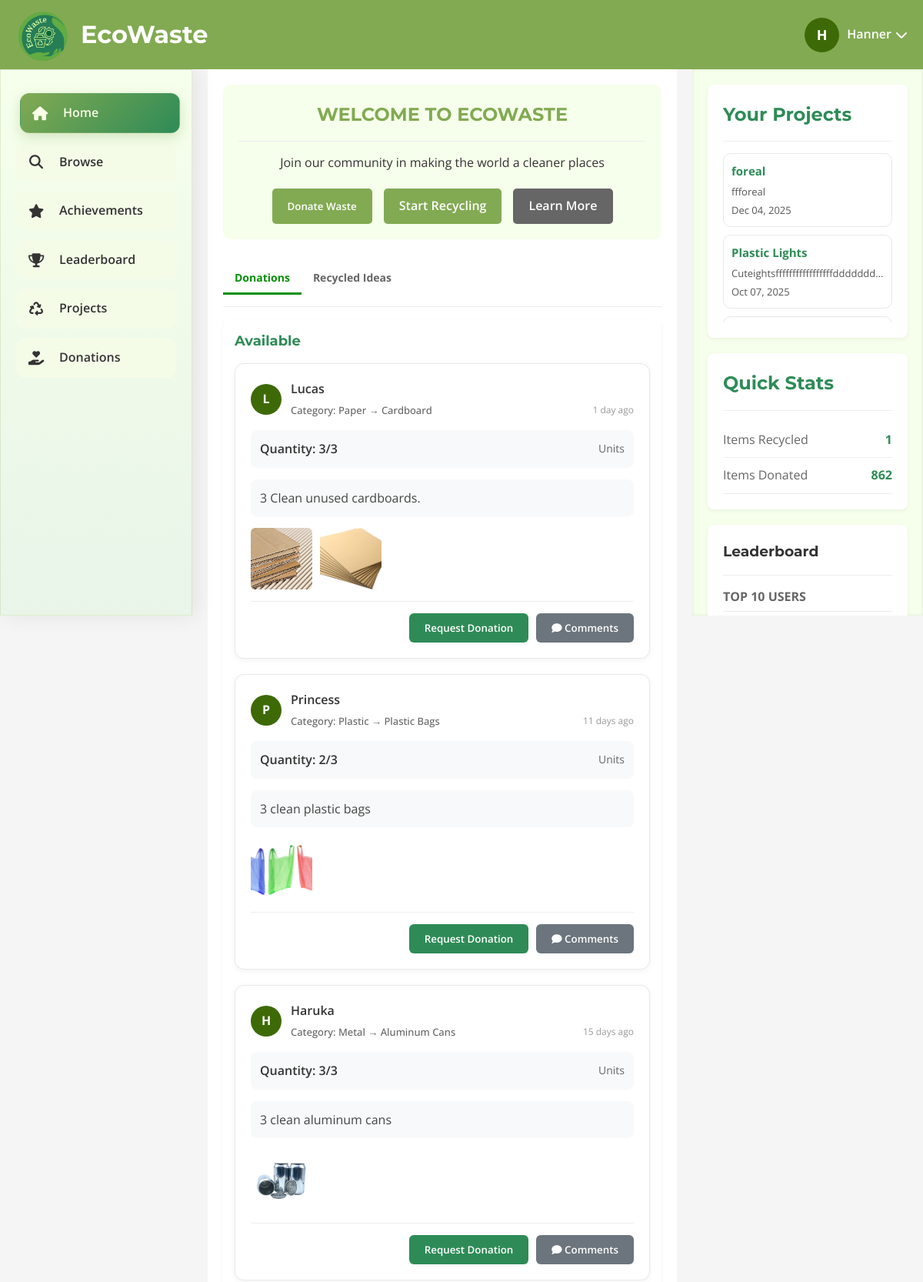
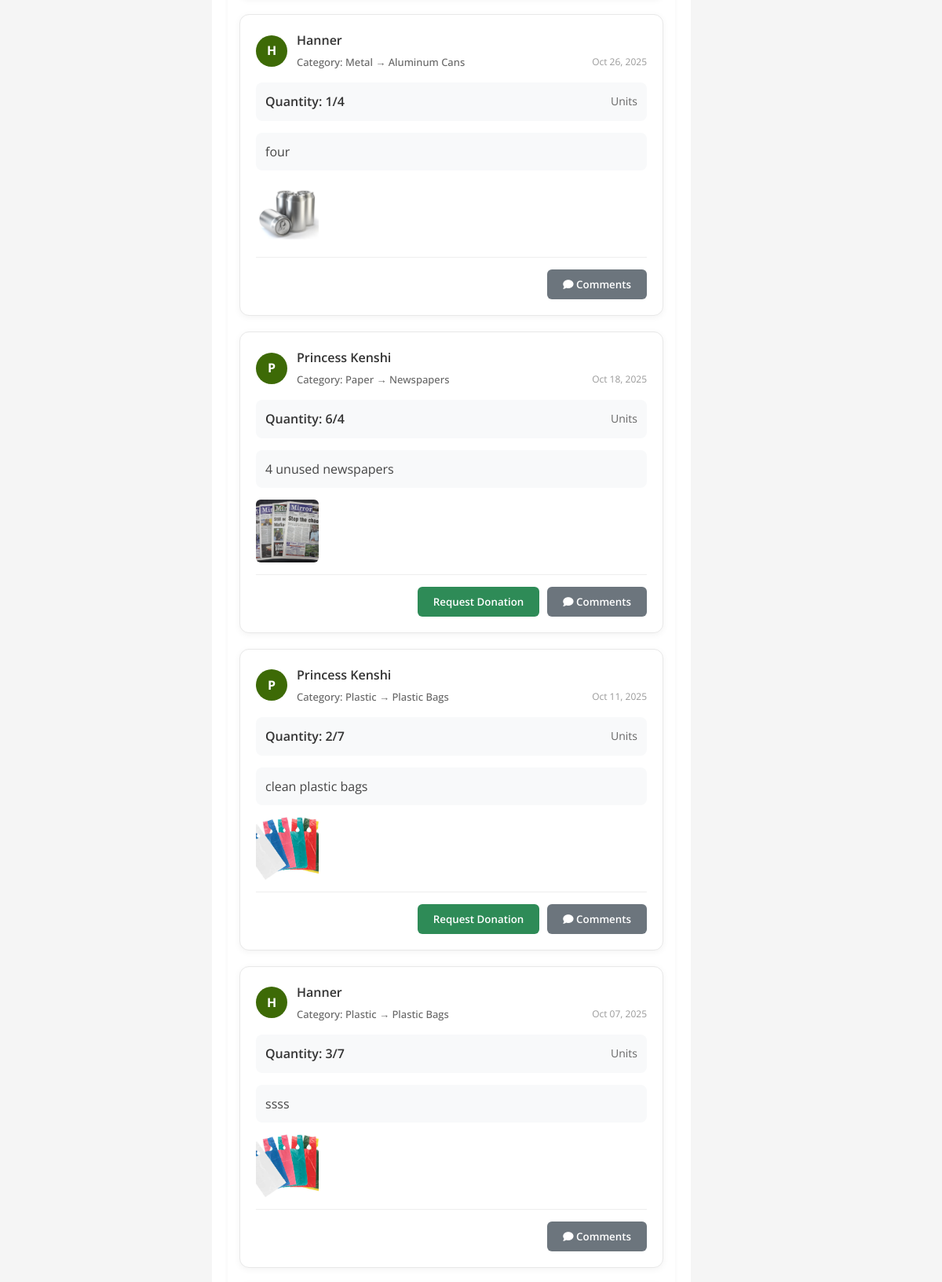
The page /homepage.php (signed in, upper part) on the database its author committed (2 pictures, top to bottom).
### tables this page shows
CREATE TABLE `users` (
  `user_id` int(11) NOT NULL,
  `google_id` varchar(255) DEFAULT NULL,
  `email` varchar(100) NOT NULL,
  `password_hash` varchar(255) NOT NULL,
  `first_name` varchar(50) NOT NULL,
  `middle_name` varchar(50) DEFAULT NULL,
  `last_name` varchar(50) NOT NULL,
  `avatar` varchar(500) DEFAULT NULL,
  `contact_number` varchar(20) NOT NULL,
  `address` text NOT NULL,
  `city` varchar(50) NOT NULL,
  `zip_code` varchar(20) NOT NULL,
  `created_at` timestamp NOT NULL DEFAULT current_timestamp(),
  `points` int(11) DEFAULT 0,
  `verification_code` varchar(10) DEFAULT NULL,
  `verified` tinyint(1) DEFAULT 0,
  `remember_token` varchar(255) DEFAULT NULL,
  `token_expiry` datetime DEFAULT NULL,
  `is_verified` tinyint(1) DEFAULT 0,
  `verification_token` varchar(100) DEFAULT NULL
);

CREATE TABLE `donations` (
  `donation_id` int(11) NOT NULL,
  `donor_id` int(11) NOT NULL,
  `item_name` varchar(255) NOT NULL,
  `category` varchar(100) DEFAULT NULL,
  `subcategory` varchar(255) DEFAULT NULL,
  `quantity` int(11) NOT NULL,
  `total_quantity` int(11) NOT NULL,
  `status` varchar(50) DEFAULT 'Available',
  `donated_at` datetime DEFAULT current_timestamp(),
  `claimed_by_name` varchar(255) DEFAULT NULL,
  `project_name` varchar(255) DEFAULT NULL,
  `delivered_at` datetime DEFAULT NULL,
  `requested_by` int(11) DEFAULT NULL,
  `requested_at` datetime DEFAULT NULL,
  `receiver_id` int(11) DEFAULT NULL,
  `received_at` datetime DEFAULT NULL,
  `donor_name` varchar(255) DEFAULT NULL,
  `image_path` varchar(255) DEFAULT NULL,
  `description` text DEFAULT NULL
);

CREATE TABLE `projects` (
  `project_id` int(11) NOT NULL,
  `user_id` int(11) NOT NULL,
  `project_name` varchar(255) NOT NULL,
  `description` text DEFAULT NULL,
  `created_at` datetime DEFAULT current_timestamp(),
  `status` varchar(50) DEFAULT 'In Progress',
  `completed_at` datetime DEFAULT NULL
);

CREATE TABLE `user_stats` (
  `stat_id` int(11) NOT NULL,
  `user_id` int(11) NOT NULL,
  `projects_completed` int(11) DEFAULT 0,
  `achievements_earned` int(11) DEFAULT 0,
  `badges_earned` int(11) DEFAULT 0,
  `items_donated` int(11) DEFAULT 0,
  `items_recycled` int(11) DEFAULT 0,
  `plastic_recycled` int(11) DEFAULT 0,
  `paper_recycled` int(11) DEFAULT 0,
  `glass_recycled` int(11) DEFAULT 0,
  `metal_recycled` int(11) DEFAULT 0,
  `points` int(11) DEFAULT 0,
  `projects_created` int(11) DEFAULT 0,
  `total_points` int(11) NOT NULL DEFAULT 0
);

### homepage.php (the view, shortened to what this page needs)
<?php
$conn = getDBConnection();
function getTimeAgo($timestamp) {
    $currentTime = time();
    $timeDiff = $currentTime - strtotime($timestamp);
    if ($timeDiff < 60) return 'just now';
    elseif ($timeDiff < 3600) return floor($timeDiff / 60) . ' min ago';
    elseif ($timeDiff < 86400) return floor($timeDiff / 3600) . ' hour' . (floor($timeDiff / 3600) > 1 ? 's' : '') . ' ago';
    elseif ($timeDiff < 2592000) return floor($timeDiff / 86400) . ' day' . (floor($timeDiff / 86400) > 1 ? 's' : '') . ' ago';
    else return date('M d, Y', strtotime($timestamp));
}
$stmt = $conn->prepare("SELECT * FROM users WHERE user_id = ?");
$stmt->bind_param("i", $_SESSION['user_id']);
$stmt->execute();
$user = $stmt->get_result()->fetch_assoc();
$donations = [];
$result = $conn->query("SELECT * FROM donations WHERE status='Available' ORDER BY donated_at DESC");
while ($row = $result->fetch_assoc()) $donations[] = $row;
$stats = $conn->query("SELECT * FROM user_stats WHERE user_id = {$user['user_id']}")->fetch_assoc();
$projects = [];
$result = $conn->query("SELECT * FROM projects WHERE user_id = {$user['user_id']} ORDER BY created_at DESC");
while ($row = $result->fetch_assoc()) $projects[] = $row;
?>
<!DOCTYPE html>
<html lang="en">
<head>
    <link rel="stylesheet" href="assets/css/homepage.css">
    <link rel="stylesheet" href="https://cdnjs.cloudflare.com/ajax/libs/font-awesome/6.4.0/css/all.min.css">
</head>
<body>
        <header>
            <div class="logo-container">
                <div class="logo">
                    <img src="assets/img/ecowaste_logo.png" alt="EcoWaste Logo">
                </div>
                <h1>EcoWaste</h1>
            </div>
            <div class="user-profile" id="userProfile">
                <div class="profile-pic">
                    <?= strtoupper(substr(htmlspecialchars($user['first_name']), 0, 1)) ?>
                </div>
                <span class="profile-name"><?= htmlspecialchars($user['first_name']) ?></span>
                <i class="fas fa-chevron-down dropdown-arrow"></i>
            </div>
        </header>
    <div class="container">
        <aside class="sidebar">
            <nav>
                <ul>
                    <li><a href="homepage.php" class="active"><i class="fas fa-home"></i>Home</a></li>
                    <li><a href="browse.php" ><i class="fas fa-search"></i>Browse</a></li>
                    <li><a href="achievements.php"><i class="fas fa-star"></i>Achievements</a></li>
                    <li><a href="leaderboard.php"><i class="fas fa-trophy"></i>Leaderboard</a></li>
                    <li><a href="projects.php"><i class="fas fa-recycle"></i>Projects</a></li>
                    <li><a href="donations.php"><i class="fas fa-hand-holding-heart"></i>Donations</a></li>
                </ul>
            </nav>
        </aside>
        <main class="main-content">
            <div class="welcome-card">
                <h2>WELCOME TO ECOWASTE</h2>
                <div class="divider"></div>
                <p>Join our community in making the world a cleaner places</p>
                <div class="btn-container">
                    <button type="button" class="btn" id="donateWasteBtn" role="button" tabindex="0">Donate Waste</button>
                    <a href="start_project.php" class="btn">Start Recycling</a>
                    <a href="learn_more.php" class="btn" style="background-color: #666;">Learn More</a>
                </div>
            </div>
            <div class="tab-container">
                <button class="tab-btn active" onclick="openTab('donations')">Donations</button>
                <button class="tab-btn" onclick="openTab('recycled-ideas')">Recycled Ideas</button>
            </div>
            <div class="divider"></div>
<div id="donations" class="tab-content" style="display: block;">
    <div class="section-card">
        <h3>Available</h3>
        <div id="availableDonationsContainer">
            <?php if (count($donations) === 0): ?>
                <p>No donations available.</p>
            <?php else: ?>
                <?php foreach ($donations as $donation): ?>
                <div class="donation-post">
    <div class="donation-user-header">
        <div class="user-avatar">
            <?php
                $donor_stmt = $conn->prepare("SELECT user_id, first_name FROM users WHERE user_id = ?");
                $donor_stmt->bind_param("i", $donation['donor_id']);
                $donor_stmt->execute();
                $donor_result = $donor_stmt->get_result();
                $donor = $donor_result->fetch_assoc();
                $donor_initial = strtoupper(substr(htmlspecialchars($donor['first_name']), 0, 1));
            ?>
            <?= $donor_initial ?>
        </div>
        <div class="user-info">
            <div class="user-name">
                <a href="profile_view.php?user_id=<?= $donor['user_id'] ?>" class="profile-link">
                    <?= htmlspecialchars($donor['first_name']) ?>
                </a>
            </div>
            <div class="donation-meta">
                <span class="category">Category: <?= htmlspecialchars($donation['category']) ?>
                    <?php if (!empty($donation['subcategory'])): ?>
                        → <?= htmlspecialchars($donation['subcategory']) ?>
                    <?php endif; ?>
                </span>
                <span class="time-ago"><?= getTimeAgo($donation['donated_at']) ?></span>
            </div>
        </div>
    </div>
    <div class="quantity-info">
        <div class="quantity-label">
        Quantity: <?= htmlspecialchars($donation['quantity']) ?>/<?= htmlspecialchars($donation['total_quantity']) ?>
        </div>
        <div class="quantity-unit">Units</div>
    </div>
    <?php if (!empty($donation['description'])): ?>
    <div class="donation-description">
        <p><?= nl2br(htmlspecialchars($donation['description'])) ?></p>
    </div>
    <?php endif; ?>
    <?php if (!empty($donation['image_path'])): ?>
        <?php
        $images = json_decode($donation['image_path'], true);
        if (is_array($images) && !empty($images)): ?>
            <div class="donation-images">
                <?php foreach ($images as $image): ?>
                    <img src="<?= htmlspecialchars($image) ?>" alt="<?= htmlspecialchars($donation['item_name']) ?>" class="donation-image" onclick="openPhotoZoom('<?= htmlspecialchars($image) ?>')">
                <?php endforeach; ?>
            </div>
        <?php endif; ?>
    <?php endif; ?>
                    <div class="donation-actions">
                            <?php if ($donation['donor_id'] != $_SESSION['user_id']): ?>
                            <button type="button" class="request-btn"
        onclick="openRequestPopup(<?= $donation['donation_id'] ?>, '<?= htmlspecialchars($donation['item_name']) ?>', <?= (int)$donation['quantity'] ?>)"
        <?= $donation['quantity'] <= 0 ? 'disabled' : '' ?>>
        Request Donation
    </button>
<?php endif; ?>
                        <button class="comments-btn" onclick="toggleComments(this, <?= $donation['donation_id'] ?>)">
                            <i class="fas fa-comment"></i> Comments
                        </button>
                    </div>
                </div>
                <?php endforeach; ?>
            <?php endif; ?>
        </div>
    </div>
</div>
        </main>
        <div class="right-sidebar">
            <div class="card">
                <h2>Your Projects</h2>
                <div class="divider"></div>
                <div class="projects-scroll">
                    <?php if (count($projects) === 0): ?>
                        <p>No Projects for now</p>
                    <?php else: ?>
                        <?php foreach ($projects as $project): ?>
                            <a href="project_details.php?id=<?= $project['project_id'] ?>" class="project-item-link">
                                <div class="project-item">
                                    <strong><?= htmlspecialchars($project['project_name']) ?></strong>
                                    <div><?= htmlspecialchars($project['description']) ?></div>
                                    <div class="project-date"><?= htmlspecialchars(date('M d, Y', strtotime($project['created_at']))) ?></div>
                                </div>
                            </a>
                        <?php endforeach; ?>
                    <?php endif; ?>
                </div>
            </div>
            <div class="card">
                <h2>Quick Stats</h2>
                <div class="divider"></div>
                <div class="stat-item">
                    <div class="stat-label">Items Recycled</div>
                    <div class="stat-value"><?= htmlspecialchars($stats['items_recycled'] ?? 0) ?></div>
                </div>
                <div class="stat-item">
                    <div class="stat-label">Items Donated</div>
                    <div class="stat-value"><?= htmlspecialchars($stats['items_donated'] ?? 0) ?></div>
                </div>
            </div>
            <div class="card">
                <h3>Leaderboard</h3>
                <div class="divider"></div>
                <div class="leaderboard-header">
                    <span>TOP 10 USERS</span>
                </div>
            </div>
        </div>
    </div>
</body>
</html>

### homepage.php (style rules this page uses)
.donation-post { padding: 20px; border: 1px solid #e8e8e8; border-radius: 12px; margin-bottom: 20px; background-color: #fff; box-shadow: 0 2px 8px rgba(0,0,0,0.05); }
.donation-user-header { display: flex; align-items: center; margin-bottom: 15px; }
.user-avatar { width: 40px; height: 40px; border-radius: 50%; background-color: #3d6a06; color: white; display: flex; align-items: center; justify-content: center; font-weight: bold; margin-right: 12px; flex-shrink: 0; }
.user-info { flex: 1; }
.user-name { font-weight: 600; font-size: 16px; color: #333; margin-bottom: 4px; }
.donation-meta { display: flex; flex-wrap: wrap; gap: 10px; font-size: 13px; color: #666; }
.category { font-weight: 500; }
.time-ago { color: #999; }
.quantity-info { display: flex; justify-content: space-between; align-items: center; padding: 12px; background-color: #f8f9fa; border-radius: 8px; margin-bottom: 15px; }
.quantity-label { font-weight: 600; color: #333; }
.quantity-unit { color: #666; font-size: 14px; }
.donation-description { margin-bottom: 15px; padding: 12px; background-color: #f8f9fa; border-radius: 8px; }
.donation-description p { margin: 0; color: #444; line-height: 1.5; }
.donation-images { display: flex; flex-wrap: wrap; gap: 10px; margin-bottom: 15px; }
.donation-image { width: 80px; height: 80px; object-fit: cover; border-radius: 6px; cursor: pointer; transition: transform 0.2s; }
.donation-actions { display: flex; justify-content: flex-end; gap: 10px; }
.request-btn { padding: 10px 20px; background-color: #2e8b57; color: white; border: none; border-radius: 6px; font-weight: 600; cursor: pointer; transition: background-color 0.3s; }
.comments-btn { padding: 10px 20px; background-color: #6c757d; color: white; border: none; border-radius: 6px; font-weight: 600; cursor: pointer; transition: background-color 0.3s; }
.profile-link { color: #333; text-decoration: none; transition: color 0.3s; font-weight: 600; }

### rows shown on the page
users: first_name "H", first_name "Hanner"
donations: donor.first_name "L", donor.first_name "Lucas", category "Paper", subcategory "Cardboard", donated_at "1 day ago", quantity "3", total_quantity "3", description "3 Clean unused cardboards."
donations: donor.first_name "P", donor.first_name "Princess", category "Plastic", subcategory "Plastic Bags", donated_at "11 days ago", quantity "2", total_quantity "3", description "3 clean plastic bags", shows a picture
donations: donor.first_name "H", donor.first_name "Haruka", category "Metal", subcategory "Aluminum Cans", donated_at "15 days ago", quantity "3", total_quantity "3", description "3 clean aluminum cans", shows a picture
donations: donor.first_name "H", donor.first_name "Hanner", category "Metal", subcategory "Aluminum Cans", donated_at "Oct 26, 2025", quantity "1", total_quantity "4", description "four", shows a picture
donations: donor.first_name "P", donor.first_name "Princess Kenshi", category "Paper", subcategory "Newspapers", donated_at "Oct 18, 2025", quantity "6", total_quantity "4", description "4 unused newspapers", shows a picture
donations: donor.first_name "P", donor.first_name "Princess Kenshi", category "Plastic", subcategory "Plastic Bags", donated_at "Oct 11, 2025", quantity "2", total_quantity "7", description "clean plastic bags"
donations: donor.first_name "H", donor.first_name "Hanner", category "Plastic", subcategory "Plastic Bags", donated_at "Oct 07, 2025", quantity "3", total_quantity "7", description "ssss"
projects: project_name "foreal", description "ffforeal", created_at "Dec 04, 2025"
projects: project_name "Plastic Lights", description "Cuteightsfffffffffffffffffddddddd…", created_at "Oct 07, 2025"
user_stats: items_recycled "1", items_donated "862"
